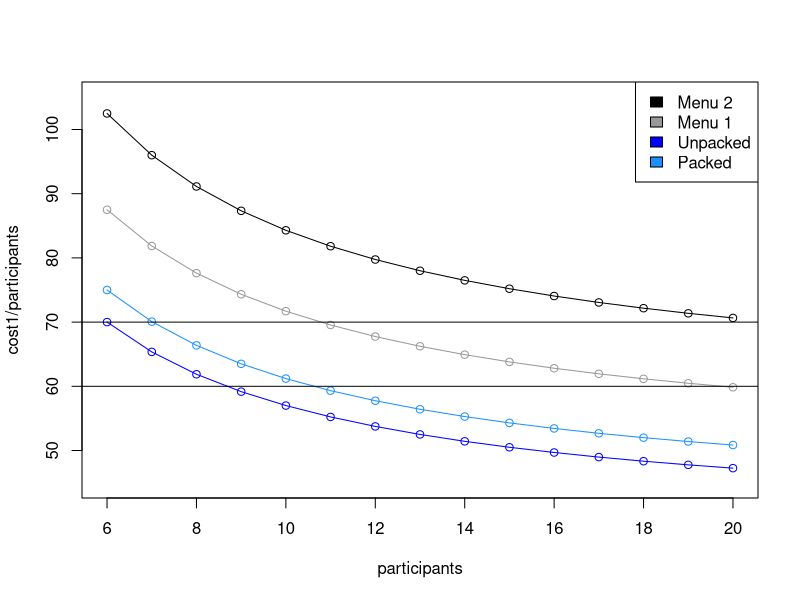

Here is the R script that generated this plot:
## ---- chunk 1
menu_2 <- 13
menu_1 <- 10
packed_lunch <- 6.5
unpacked_lunch <- 7.5
coffee_break <- 3
participants <- 6:20
instructors <- 4
people <- instructors + participants
delivery <- 5
cost1 <- 9*delivery + 6*coffee_break*people +  3*menu_2*people
cost2 <- 9*delivery + 6*coffee_break*people +  3*unpacked_lunch*people
cost3 <- 9*delivery + 6*coffee_break*people +  3*packed_lunch*people
cost4 <- 9*delivery + 6*coffee_break*people +  3*menu_1*people

plot(participants,cost1/participants, type = "o", ylim = c(45,105))
points(participants,cost2/participants, type = "o", col = "dodgerblue")
points(participants,cost3/participants, type = "o", col = "blue")
points(participants,cost4/participants, type = "o", col = "grey60")
legend("topright", legend = c("Menu 2", "Menu 1", "Unpacked", "Packed"), fill= c("black", "grey60", "blue", "dodgerblue"))
abline(h=c(60,70))
